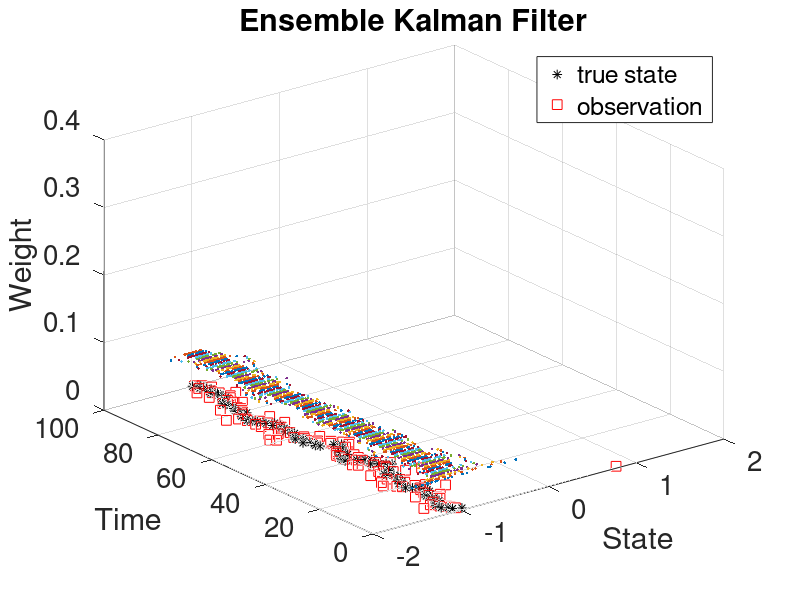
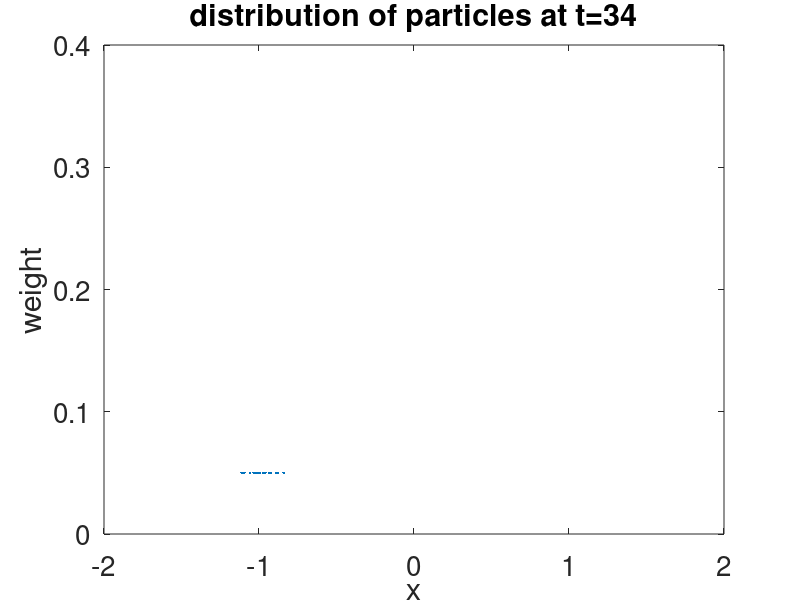
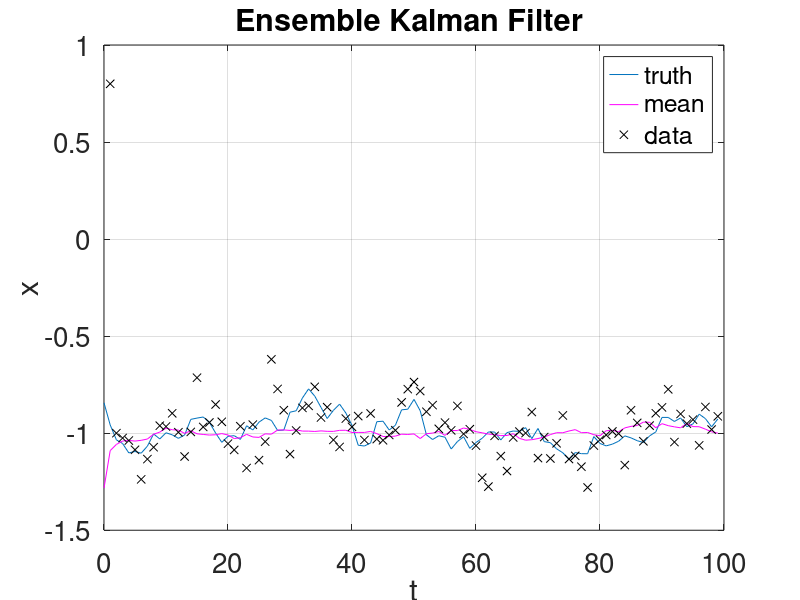
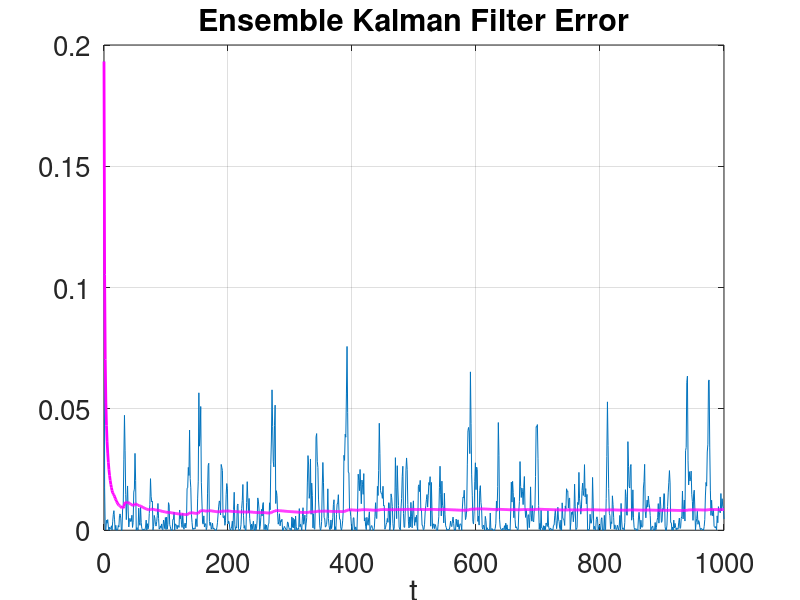

MATLAB code for these plots, in order:
%%EnKF randomize initial state
clear;set(0,'defaultaxesfontsize',20);format long
%% setup

J=1000;% number of steps
alpha=2.5;% dynamics determined by alpha
gamma=0.1;% observational noise variance is gamma^2
sigma=0.3;% dynamics noise variance is sigma^2
C0=0.1;% prior initial condition variance
m0=0;% prior initial condition mean
sd=1;rng(sd);% Choose random number seed
N=20;% number of ensemble members

m=zeros(J,1);v=m;z=m;z(1)=0;c=m;U=zeros(J+1,N);% pre-allocate
v(1)=m0+sqrt(C0)*randn;% initial truth
m(1)=2*randn;% initial mean/estimate
c(1)=10*C0;H=1;% initial covariance and observation operator
U(1,:)=m(1)+sqrt(c(1))*randn(1,N);m(1)=sum(U(1,:))/N;% initial ensemble
tau=0.02;st=sigma*sqrt(tau);% time discretization is tau
EFF=0; %effective sample size

for j=1:J   

    v(j+1)=v(j)+tau*alpha*(v(j)-v(j)^3)+st*randn ;% truth
    z(j+1)=H*v(j+1) + gamma*randn;% observation

    Uhat=U(j,:)+tau*alpha*(U(j,:)-U(j,:).^3)+st*randn(1,N);% ensemble predict
    mhat=sum(Uhat)/N;% estimator predict
    chat=(Uhat-mhat)*(Uhat-mhat)'/(N-1);% covariance predict  

    d=(z(j+1)+gamma*randn(1,N))-H*Uhat;% innovation
    K=(tau*chat*H')/(H*chat*H'*tau+gamma^2);% Kalman gain
    U(j+1,:)=Uhat+K*d;% ensemble update
    m(j+1)=sum(U(j+1,:))/N;% estimator update
    c(j+1)=(U(j+1,:)-m(j+1))*(U(j+1,:)-m(j+1))'/(N-1);% covariance update    

end

%defind how many time steps
iter=100;

for tt=1:iter
    time_t = 0;
    %for each time step, gater the information for plot
    %we have the state as U
    bb=tabulate ( U(tt+1,:) ) ;%compute the frequency table
    state_x = bb(:,1);%select the state points for x
    weight_z = bb(:,2)/N; %select the weight of corresponding state
    time_t(1:length(state_x)) = tt;
    plot3(state_x,time_t',weight_z ,'.'); %plot the points
    axis([-2 2 0 iter 0 0.4]);
    hold on;
    grid on;
end
length(bb);
tt=1:iter;
% Add title and axis labels
xlabel('State');
ylabel('Time');
zlabel('Weight');
title('Ensemble Kalman Filter');

%true
measure_w(1:iter)=0;
hold on;
p2=plot3(v(tt+1),tt,measure_w  ,'k*','MarkerSize',7);

%observation
hold on;
z(1)=0.8;
p3=plot3(z(tt),tt, measure_w  ,'rs','MarkerSize',7);

hold off;
legend([p2,p3],{'true state','observation'});

%example for one sigle time step
tt=34;
bb=tabulate ( U(tt+1,:) ) ;%compute the frequency table
state_x = bb(:,1);%select the state points for x
weight_z = bb(:,2)/N; %select the weight of corresponding state
figure;
plot(state_x,weight_z,'.');
axis([-2 2 0 0.4]);
ylabel('weight')
xlabel('x')
title('distribution of particles at t=34')


js=100;% plot truth, mean, standard deviation, observations
figure;
p4 =plot([0:js-1],v(1:js)); %truth
hold;
p5=plot([0:js-1],m(1:js),'m'); %mean
p6=plot([1:js-1],z(1:js-1),'kx'); %observation
hold;grid;xlabel('t');
ylabel('x')
title('Ensemble Kalman Filter ');
legend([p4,p5,p6],{'truth','mean','data'});

figure;
plot([0:J],(v-m).^2);
hold;
plot([0:J],cumsum((v-m).^2)./[1:J+1]','m','Linewidth',2);
grid
hold;
xlabel('t');title('Ensemble Kalman Filter Error')

disp('Root square error')
a = cumsum((v-m).^2)./[1:J+1]';

disp( sqrt( a(length(a) )   )  )
